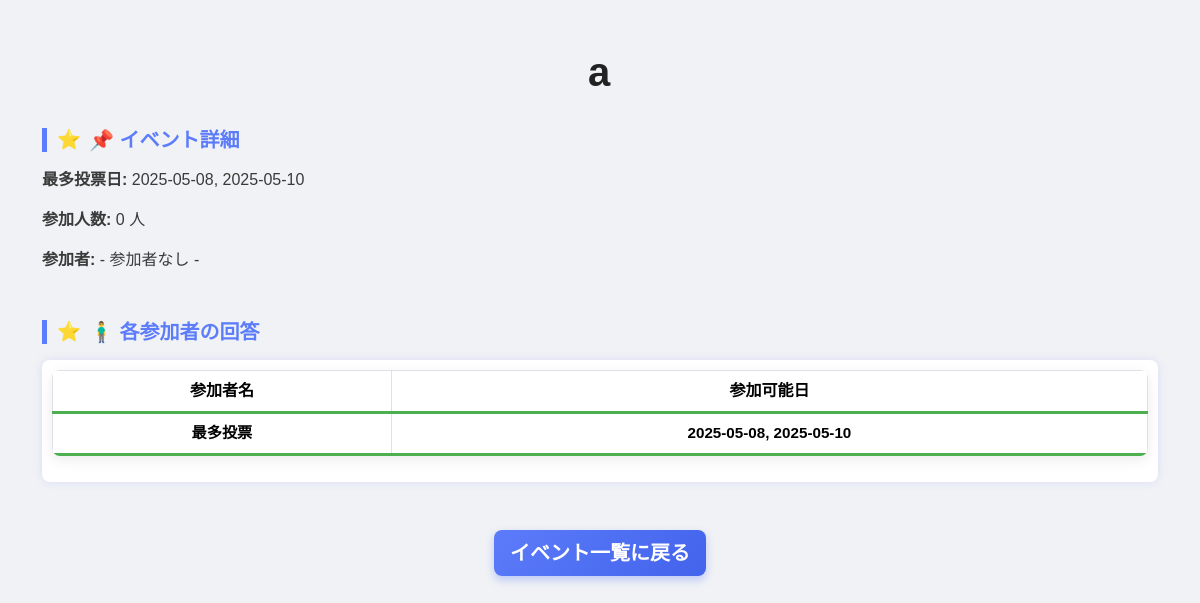
The page /events/2 on the database as committed earlier.
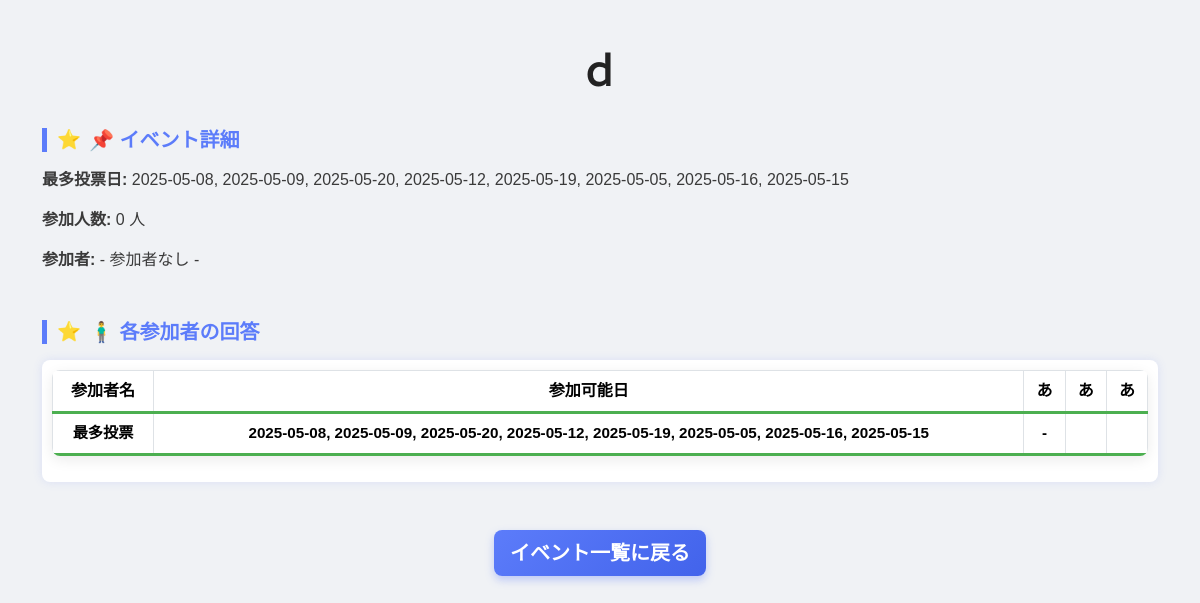
The same page on the database as committed later.
### app.py (models this page shows)
class Event(db.Model):
    id = db.Column(db.Integer, primary_key=True)
    name = db.Column(db.String(100), nullable=False)
    date_options = db.Column(db.String(500), nullable=False)  # カンマ区切りの日付文字列
    questions = db.relationship('Question', backref='event', cascade='all, delete-orphan')
    participants = db.relationship('Participant', backref='event', cascade='all, delete-orphan')

class Question(db.Model):
    id = db.Column(db.Integer, primary_key=True)
    event_id = db.Column(db.Integer, db.ForeignKey('event.id'), nullable=False)
    text = db.Column(db.String(200), nullable=False)
    type = db.Column(db.String(20), nullable=False)  # 'text', 'radio', 'checkbox'
    options = db.relationship('QuestionOption', backref='question', cascade='all, delete-orphan')

### app.py (the view, shortened to what this page needs)
@app.route('/events/<int:event_id>')
def event_detail(event_id):
    event = Event.query.get_or_404(event_id)
    questions = event.questions
    date_participants_map = {}
    for d_str in event.date_options.split(','):
        d_str = d_str.strip()
        if not d_str:
            continue
        date_participants_map[d_str] = []
    for p in event.participants:
        for d in p.selected_dates.split(','):
            d = d.strip()
            if d in date_participants_map:
                date_participants_map[d].append(p.name)
    participant_answers = []
    max_participation_count = 0
    most_selected_dates = []
    for d, participants_list in date_participants_map.items():
        count = len(participants_list)
        if count > max_participation_count:
            max_participation_count = count
            most_selected_dates = [d]
        elif count == max_participation_count:
            most_selected_dates.append(d)
    from collections import Counter
    question_most_answers = {}
    for q in questions:
        if q.type not in ['radio', 'checkbox']:
            continue
        answers_for_q = []
        if answers_for_q:
            counter = Counter(answers_for_q)
            max_count = max(counter.values())
            most_answers = [ans for ans, cnt in counter.items() if cnt == max_count]
            question_most_answers[q.id] = most_answers
        else:
            question_most_answers[q.id] = []
    return render_template("event_detail.html",
                           event=event,
                           questions=questions,
                           participant_answers=participant_answers,
                           most_selected_dates=most_selected_dates,
                           question_most_answers=question_most_answers)

### templates/event_detail.html (shortened to what this page needs)
<!DOCTYPE html>
<html lang="ja">
<head>
    <link href="https://cdn.jsdelivr.net/npm/bootstrap@5.3.3/dist/css/bootstrap.min.css" rel="stylesheet">
</head>
<body class="container py-5">
    <h1>{{ event.name }}</h1>
    <div class="mb-5">
        <h4>📌 イベント詳細</h4>
        <p><strong>最多投票日:</strong> {{ most_selected_dates | join(', ') }}</p>
        <p><strong>参加人数:</strong> {{ participant_answers | length }} 人</p>
        <p><strong>参加者:</strong>
            {% if participant_answers %}
                {{ participant_answers | map(attribute='name') | join(', ') }}
            {% else %}
                - 参加者なし -
            {% endif %}
        </p>
    </div>
    <div class="mb-5">
        <h4>🧍‍♂️ 各参加者の回答</h4>
        <div class="table-responsive">
            <table class="table table-bordered text-center align-middle">
                <thead>
                    <tr>
                        <th>参加者名</th>
                        <th>参加可能日</th>
                        {% for q in questions %}
                            <th>{{ q.text }}</th>
                        {% endfor %}
                    </tr>
                </thead>
                <tbody>
                    <tr class="highlight-row">
                        <td>最多投票</td>
                        <td>{{ most_selected_dates | join(', ') }}</td>
                        {% for q in questions %}
                            {% if q.type == 'radio' or q.type == 'checkbox' %}
                                <td>
                                </td>
                            {% else %}
                                <td>-</td>
                            {% endif %}
                        {% endfor %}
                    </tr>
                </tbody>
            </table>
        </div>
    </div>
    <div class="mt-4 text-center">
        <a href="{{ url_for('events') }}" class="btn btn-primary btn-lg">イベント一覧に戻る</a>
    </div>
</body>
</html>

### templates/event_detail.html (style rules this page uses)
body { font-family: 'Noto Sans JP', sans-serif; background: #f0f2f5; color: #3a3a3a; }
h1 { font-weight: 900; color: #222; text-align: center; margin-bottom: 2rem; letter-spacing: 0.05em; }
h4 { font-weight: 700; border-left: 5px solid #5c7cfa; padding-left: 10px; margin-bottom: 1rem; color: #5c7cfa; display: flex; align-items: center; gap: 0.5rem; font-size: 1.25rem; }
h4::before { content: "⭐"; font-size: 1.2rem; color: #5c7cfa; }
table { background: white; border-radius: 8px; overflow: hidden; box-shadow: 0 4px 14px rgb(0 0 0 / 0.08); }
thead th { background-color: #e9ecef; font-weight: 700; color: #495057; text-align: center; padding: 0.9rem 1rem; border-bottom: 2px solid #ced4da; }
tbody td { vertical-align: middle !important; padding: 0.75rem 1rem; color: #555; font-size: 0.95rem; }
.highlight-row { background: linear-gradient(90deg, #a8e6cf, #dcedc1); font-weight: 700; border-top: 3px solid #4caf50 !important; border-bottom: 3px solid #4caf50 !important; color: #2e7d32; }
.table-responsive { overflow-x: auto; -webkit-overflow-scrolling: touch; box-shadow: 0 0 10px rgb(92 124 250 / 0.15); border-radius: 8px; padding: 10px; background: white; }
.btn-primary { background: linear-gradient(135deg, #5c7cfa 0%, #4263eb 100%); border: none; box-shadow: 0 4px 8px rgb(92 124 250 / 0.35); font-weight: 600; transition: background 0.3s ease; }
a.btn-primary { text-decoration: none; }

Rows that differ between the two databases and show on the page:
changed Event: name "a" → "ｄ"
now on this page (row edited): Question: text "あ"
now on this page (row edited): Question: text "あ", type "radio" (drawn)
now on this page (row edited): Question: text "あ", type "checkbox" (drawn)
Other text that changed with them:
{{ most_selected_dates | join(', ') }}: "2025-05-08, 2025-05-10" → "2025-05-08, 2025-05-09, 2025-05-20, 2025-05-12, 2025-05-19, 2025-05-05, 2025-05-16, 2025-05-15"
